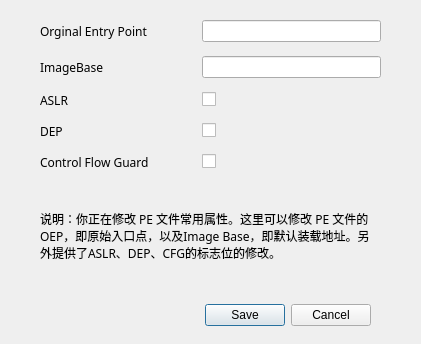
<?xml version="1.0" encoding="UTF-8"?>
<ui version="4.0">
 <class>PeAttrModDialog</class>
 <widget class="QDialog" name="PeAttrModDialog">
  <property name="geometry">
   <rect>
    <x>0</x>
    <y>0</y>
    <width>421</width>
    <height>344</height>
   </rect>
  </property>
  <property name="windowTitle">
   <string>PE 常用属性修改</string>
  </property>
  <widget class="QDialogButtonBox" name="buttonBox">
   <property name="geometry">
    <rect>
     <x>30</x>
     <y>300</y>
     <width>341</width>
     <height>31</height>
    </rect>
   </property>
   <property name="orientation">
    <enum>Qt::Horizontal</enum>
   </property>
   <property name="standardButtons">
    <set>QDialogButtonBox::Cancel|QDialogButtonBox::Save</set>
   </property>
  </widget>
  <widget class="QWidget" name="formLayoutWidget">
   <property name="geometry">
    <rect>
     <x>40</x>
     <y>20</y>
     <width>341</width>
     <height>160</height>
    </rect>
   </property>
   <layout class="QFormLayout" name="formLayout">
    <property name="labelAlignment">
     <set>Qt::AlignLeading|Qt::AlignLeft|Qt::AlignTop</set>
    </property>
    <property name="formAlignment">
     <set>Qt::AlignLeading|Qt::AlignLeft|Qt::AlignTop</set>
    </property>
    <property name="horizontalSpacing">
     <number>53</number>
    </property>
    <property name="verticalSpacing">
     <number>14</number>
    </property>
    <property name="leftMargin">
     <number>0</number>
    </property>
    <item row="0" column="0">
     <widget class="QLabel" name="oEPLabel">
      <property name="font">
       <font>
        <family>微软雅黑 Light</family>
       </font>
      </property>
      <property name="text">
       <string>Orginal Entry Point</string>
      </property>
     </widget>
    </item>
    <item row="0" column="1">
     <widget class="QLineEdit" name="oEPLineEdit">
      <property name="alignment">
       <set>Qt::AlignCenter</set>
      </property>
     </widget>
    </item>
    <item row="1" column="0">
     <widget class="QLabel" name="imageBaseLabel">
      <property name="font">
       <font>
        <family>微软雅黑 Light</family>
       </font>
      </property>
      <property name="text">
       <string>ImageBase</string>
      </property>
     </widget>
    </item>
    <item row="1" column="1">
     <widget class="QLineEdit" name="imageBaseLineEdit">
      <property name="alignment">
       <set>Qt::AlignCenter</set>
      </property>
     </widget>
    </item>
    <item row="2" column="0">
     <widget class="QLabel" name="aSLRLabel">
      <property name="font">
       <font>
        <family>微软雅黑 Light</family>
       </font>
      </property>
      <property name="text">
       <string>ASLR</string>
      </property>
     </widget>
    </item>
    <item row="2" column="1">
     <widget class="QCheckBox" name="aSLRCheckBox"/>
    </item>
    <item row="3" column="0">
     <widget class="QLabel" name="dEPLabel">
      <property name="font">
       <font>
        <family>微软雅黑 Light</family>
       </font>
      </property>
      <property name="text">
       <string>DEP</string>
      </property>
     </widget>
    </item>
    <item row="3" column="1">
     <widget class="QCheckBox" name="dEPCheckBox"/>
    </item>
    <item row="4" column="0">
     <widget class="QLabel" name="controlFlowGuardLabel">
      <property name="font">
       <font>
        <family>微软雅黑 Light</family>
       </font>
      </property>
      <property name="text">
       <string>Control Flow Guard</string>
      </property>
     </widget>
    </item>
    <item row="4" column="1">
     <widget class="QCheckBox" name="controlFlowGuardCheckBox"/>
    </item>
   </layout>
  </widget>
  <widget class="QLabel" name="label">
   <property name="geometry">
    <rect>
     <x>40</x>
     <y>190</y>
     <width>341</width>
     <height>91</height>
    </rect>
   </property>
   <property name="font">
    <font>
     <family>微软雅黑 Light</family>
    </font>
   </property>
   <property name="text">
    <string>说明：你正在修改 PE 文件常用属性。这里可以修改 PE 文件的 OEP，即原始入口点，以及Image Base，即默认装载地址。另外提供了ASLR、DEP、CFG的标志位的修改。</string>
   </property>
   <property name="wordWrap">
    <bool>true</bool>
   </property>
  </widget>
 </widget>
 <resources/>
 <connections>
  <connection>
   <sender>buttonBox</sender>
   <signal>accepted()</signal>
   <receiver>PeAttrModDialog</receiver>
   <slot>accept()</slot>
   <hints>
    <hint type="sourcelabel">
     <x>248</x>
     <y>254</y>
    </hint>
    <hint type="destinationlabel">
     <x>157</x>
     <y>274</y>
    </hint>
   </hints>
  </connection>
  <connection>
   <sender>buttonBox</sender>
   <signal>rejected()</signal>
   <receiver>PeAttrModDialog</receiver>
   <slot>reject()</slot>
   <hints>
    <hint type="sourcelabel">
     <x>316</x>
     <y>260</y>
    </hint>
    <hint type="destinationlabel">
     <x>286</x>
     <y>274</y>
    </hint>
   </hints>
  </connection>
 </connections>
</ui>
